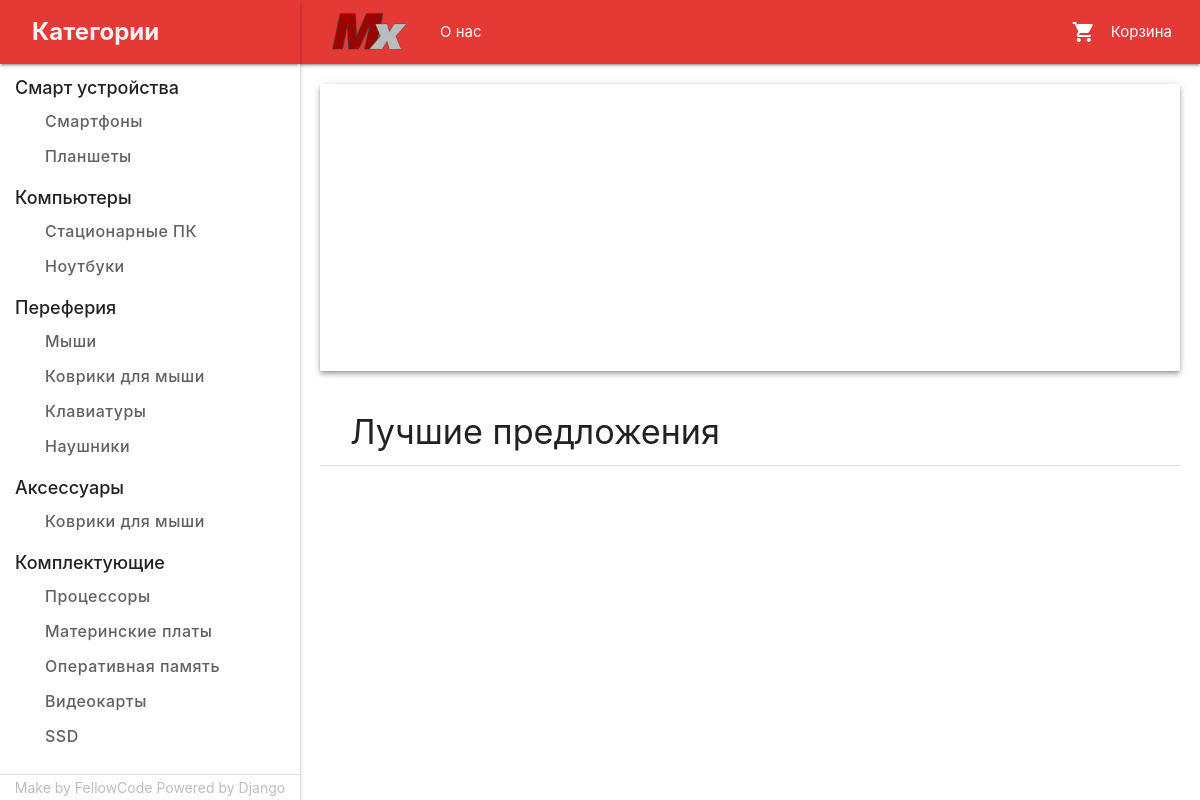
/, run on an earlier commit of the app's database.
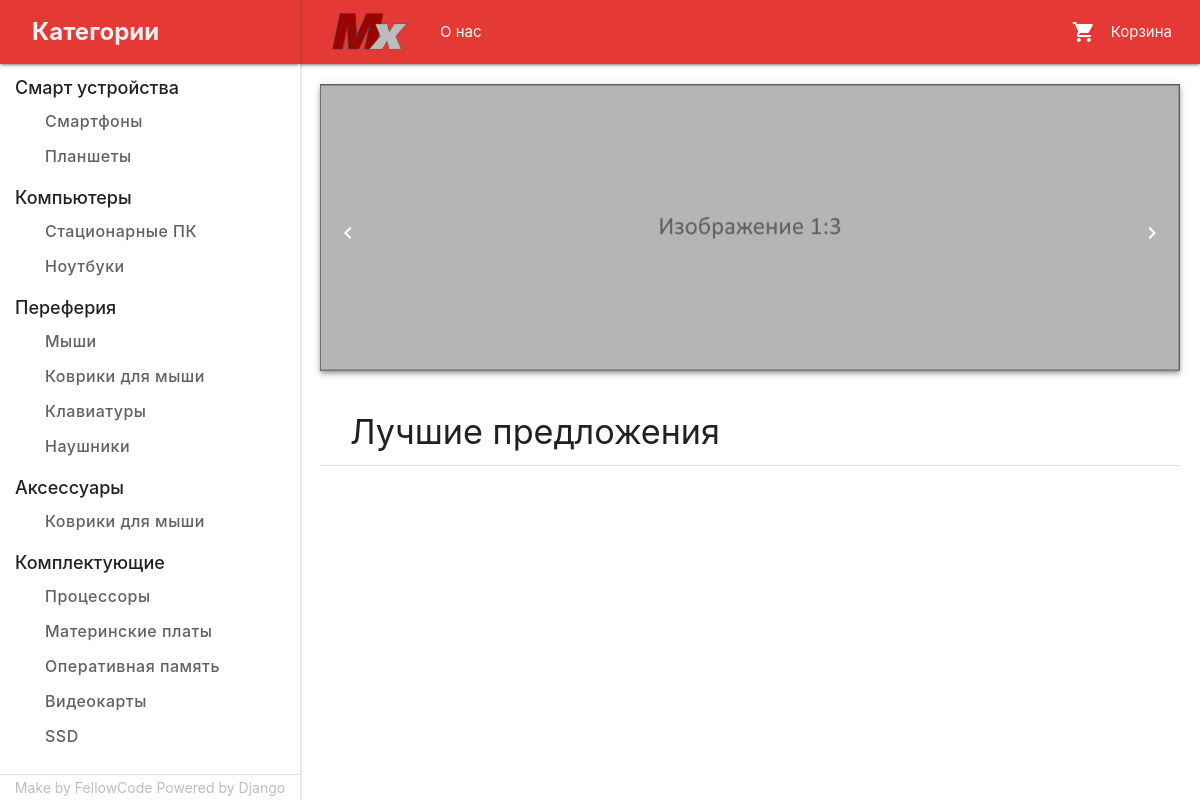
And on a later commit of the database.
### Main/models.py (models this page shows)
class CarouselImage(models.Model):
    image = ProcessedImageField(
        upload_to=corousel_path,
        processors=[ResizeToFill(1200, 400)],
        format='JPEG',
        options={'quality': 85})

### Main/views.py (the view)
# urls.py: path('', Index),
def Index(request):
    devices = Product.objects.filter(bestOffer=True).order_by('?')
    carouselImg = CarouselImage.objects.all()
    return render(request, 'Main/Index.html', {'carouselImg': carouselImg, 'devices': devices})

### templates/Main/Index.html (shortened to what this page needs)
{% extends 'base.html' %}
{% load static %}
{% load products_extra %}
{% block content %}
        <ul id="sidenav-mobile" class="sidenav sidenav-fixed">
            {% include 'sidenavCategory.html' %}
        </ul>
        <div class="sidenav-padding">
            <div class="row index-carousel-padding">
                <div class="col s12 no-padding z-depth-2">
                    <div class="index-carousel">
        `               <div id="index" class="carousel carousel-slider center">
                            <div class="carousel-fixed-item with-indicators">
                              <a id="left" class="btn-floating btn-large waves-effect transparent white-text left z-depth-0"><i class="large material-icons">chevron_left</i></a>
                              <a id="right" class="btn-floating btn-large waves-effect transparent white-text right z-depth-0"><i class="large material-icons">chevron_right</i></a>
                            </div>
                            {% for image in carouselImg %}
                            <div class="carousel-item">
                                <img src="{{ image.image.url }}">
                            </div>
                            {% endfor %}
                          </div>
                    </div>
                </div>
            </div>
            <div class="row padding-side best-offer">
                <div class="col s12 no-padding">
                    <h4>Лучшие предложения</h4>
                    <div class="divider"></div>
                </div>
            </div>
        </div>
{% endblock content %}

What changed in the data, as far as the page shows it:
added CarouselImage: image (picture)
